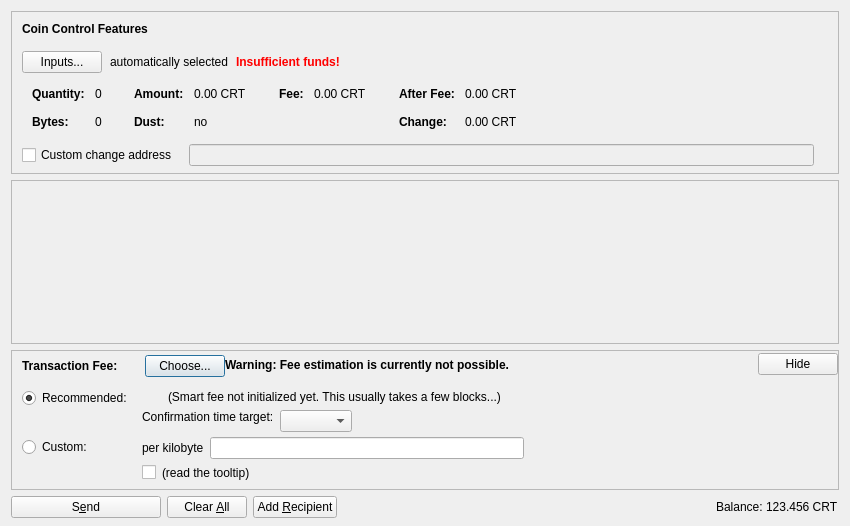
<?xml version="1.0" encoding="UTF-8"?>
<ui version="4.0">
 <class>SendCoinsDialog</class>
 <widget class="QDialog" name="SendCoinsDialog">
  <property name="geometry">
   <rect>
    <x>0</x>
    <y>0</y>
    <width>850</width>
    <height>526</height>
   </rect>
  </property>
  <property name="windowTitle">
   <string>Send Coins</string>
  </property>
  <layout class="QVBoxLayout" name="verticalLayout" stretch="0,1,0,0">
   <property name="bottomMargin">
    <number>8</number>
   </property>
   <item>
    <widget class="QFrame" name="frameCoinControl">
     <property name="sizePolicy">
      <sizepolicy hsizetype="Expanding" vsizetype="Expanding">
       <horstretch>0</horstretch>
       <verstretch>0</verstretch>
      </sizepolicy>
     </property>
     <property name="maximumSize">
      <size>
       <width>16777215</width>
       <height>16777215</height>
      </size>
     </property>
     <property name="frameShape">
      <enum>QFrame::StyledPanel</enum>
     </property>
     <property name="frameShadow">
      <enum>QFrame::Sunken</enum>
     </property>
     <layout class="QVBoxLayout" name="verticalLayoutCoinControl2">
      <property name="spacing">
       <number>0</number>
      </property>
      <property name="leftMargin">
       <number>0</number>
      </property>
      <property name="topMargin">
       <number>0</number>
      </property>
      <property name="rightMargin">
       <number>0</number>
      </property>
      <property name="bottomMargin">
       <number>6</number>
      </property>
      <item>
       <layout class="QVBoxLayout" name="verticalLayoutCoinControl" stretch="0,0,0,0,1">
        <property name="spacing">
         <number>0</number>
        </property>
        <property name="leftMargin">
         <number>10</number>
        </property>
        <property name="topMargin">
         <number>10</number>
        </property>
        <item>
         <layout class="QHBoxLayout" name="horizontalLayoutCoinControl1">
          <property name="bottomMargin">
           <number>15</number>
          </property>
          <item>
           <widget class="QLabel" name="labelCoinControlFeatures">
            <property name="sizePolicy">
             <sizepolicy hsizetype="Preferred" vsizetype="Maximum">
              <horstretch>0</horstretch>
              <verstretch>0</verstretch>
             </sizepolicy>
            </property>
            <property name="font">
             <font>
              <weight>75</weight>
              <bold>true</bold>
             </font>
            </property>
            <property name="styleSheet">
             <string notr="true">font-weight:bold;</string>
            </property>
            <property name="text">
             <string>Coin Control Features</string>
            </property>
           </widget>
          </item>
         </layout>
        </item>
        <item>
         <layout class="QHBoxLayout" name="horizontalLayoutCoinControl2" stretch="0,0,0,0">
          <property name="spacing">
           <number>8</number>
          </property>
          <property name="bottomMargin">
           <number>10</number>
          </property>
          <item>
           <widget class="QPushButton" name="pushButtonCoinControl">
            <property name="styleSheet">
             <string notr="true"/>
            </property>
            <property name="text">
             <string>Inputs...</string>
            </property>
            <property name="autoDefault">
             <bool>false</bool>
            </property>
           </widget>
          </item>
          <item>
           <widget class="QLabel" name="labelCoinControlAutomaticallySelected">
            <property name="text">
             <string>automatically selected</string>
            </property>
            <property name="margin">
             <number>5</number>
            </property>
           </widget>
          </item>
          <item>
           <widget class="QLabel" name="labelCoinControlInsuffFunds">
            <property name="font">
             <font>
              <weight>75</weight>
              <bold>true</bold>
             </font>
            </property>
            <property name="styleSheet">
             <string notr="true">color:red;font-weight:bold;</string>
            </property>
            <property name="text">
             <string>Insufficient funds!</string>
            </property>
            <property name="margin">
             <number>5</number>
            </property>
           </widget>
          </item>
          <item>
           <spacer name="horizontalSpacerCoinControl">
            <property name="orientation">
             <enum>Qt::Horizontal</enum>
            </property>
            <property name="sizeHint" stdset="0">
             <size>
              <width>40</width>
              <height>1</height>
             </size>
            </property>
           </spacer>
          </item>
         </layout>
        </item>
        <item>
         <widget class="QWidget" name="widgetCoinControl" native="true">
          <property name="sizePolicy">
           <sizepolicy hsizetype="Preferred" vsizetype="Preferred">
            <horstretch>0</horstretch>
            <verstretch>0</verstretch>
           </sizepolicy>
          </property>
          <property name="minimumSize">
           <size>
            <width>0</width>
            <height>0</height>
           </size>
          </property>
          <property name="styleSheet">
           <string notr="true"/>
          </property>
          <layout class="QHBoxLayout" name="horizontalLayoutCoinControl5">
           <property name="leftMargin">
            <number>0</number>
           </property>
           <property name="topMargin">
            <number>0</number>
           </property>
           <property name="rightMargin">
            <number>0</number>
           </property>
           <property name="bottomMargin">
            <number>0</number>
           </property>
           <item>
            <layout class="QHBoxLayout" name="horizontalLayoutCoinControl3" stretch="0,0,0,1">
             <property name="spacing">
              <number>20</number>
             </property>
             <property name="topMargin">
              <number>0</number>
             </property>
             <property name="bottomMargin">
              <number>10</number>
             </property>
             <item>
              <layout class="QFormLayout" name="formLayoutCoinControl1">
               <property name="horizontalSpacing">
                <number>10</number>
               </property>
               <property name="verticalSpacing">
                <number>14</number>
               </property>
               <property name="leftMargin">
                <number>10</number>
               </property>
               <property name="topMargin">
                <number>4</number>
               </property>
               <property name="rightMargin">
                <number>6</number>
               </property>
               <item row="0" column="0">
                <widget class="QLabel" name="labelCoinControlQuantityText">
                 <property name="font">
                  <font>
                   <weight>75</weight>
                   <bold>true</bold>
                  </font>
                 </property>
                 <property name="text">
                  <string>Quantity:</string>
                 </property>
                 <property name="margin">
                  <number>0</number>
                 </property>
                </widget>
               </item>
               <item row="0" column="1">
                <widget class="QLabel" name="labelCoinControlQuantity">
                 <property name="cursor">
                  <cursorShape>IBeamCursor</cursorShape>
                 </property>
                 <property name="contextMenuPolicy">
                  <enum>Qt::ActionsContextMenu</enum>
                 </property>
                 <property name="text">
                  <string notr="true">0</string>
                 </property>
                 <property name="margin">
                  <number>0</number>
                 </property>
                 <property name="textInteractionFlags">
                  <set>Qt::LinksAccessibleByMouse|Qt::TextSelectableByKeyboard|Qt::TextSelectableByMouse</set>
                 </property>
                </widget>
               </item>
               <item row="1" column="0">
                <widget class="QLabel" name="labelCoinControlBytesText">
                 <property name="font">
                  <font>
                   <weight>75</weight>
                   <bold>true</bold>
                  </font>
                 </property>
                 <property name="text">
                  <string>Bytes:</string>
                 </property>
                </widget>
               </item>
               <item row="1" column="1">
                <widget class="QLabel" name="labelCoinControlBytes">
                 <property name="cursor">
                  <cursorShape>IBeamCursor</cursorShape>
                 </property>
                 <property name="contextMenuPolicy">
                  <enum>Qt::ActionsContextMenu</enum>
                 </property>
                 <property name="text">
                  <string notr="true">0</string>
                 </property>
                 <property name="textInteractionFlags">
                  <set>Qt::LinksAccessibleByMouse|Qt::TextSelectableByKeyboard|Qt::TextSelectableByMouse</set>
                 </property>
                </widget>
               </item>
              </layout>
             </item>
             <item>
              <layout class="QFormLayout" name="formLayoutCoinControl2">
               <property name="horizontalSpacing">
                <number>10</number>
               </property>
               <property name="verticalSpacing">
                <number>14</number>
               </property>
               <property name="leftMargin">
                <number>6</number>
               </property>
               <property name="topMargin">
                <number>4</number>
               </property>
               <property name="rightMargin">
                <number>6</number>
               </property>
               <item row="0" column="0">
                <widget class="QLabel" name="labelCoinControlAmountText">
                 <property name="font">
                  <font>
                   <weight>75</weight>
                   <bold>true</bold>
                  </font>
                 </property>
                 <property name="text">
                  <string>Amount:</string>
                 </property>
                 <property name="margin">
                  <number>0</number>
                 </property>
                </widget>
               </item>
               <item row="0" column="1">
                <widget class="QLabel" name="labelCoinControlAmount">
                 <property name="cursor">
                  <cursorShape>IBeamCursor</cursorShape>
                 </property>
                 <property name="contextMenuPolicy">
                  <enum>Qt::ActionsContextMenu</enum>
                 </property>
                 <property name="text">
                  <string notr="true">0.00 CRT</string>
                 </property>
                 <property name="textInteractionFlags">
                  <set>Qt::LinksAccessibleByMouse|Qt::TextSelectableByKeyboard|Qt::TextSelectableByMouse</set>
                 </property>
                </widget>
               </item>
               <item row="1" column="0">
                <widget class="QLabel" name="labelCoinControlLowOutputText">
                 <property name="font">
                  <font>
                   <weight>75</weight>
                   <bold>true</bold>
                  </font>
                 </property>
                 <property name="text">
                  <string>Dust:</string>
                 </property>
                </widget>
               </item>
               <item row="1" column="1">
                <widget class="QLabel" name="labelCoinControlLowOutput">
                 <property name="cursor">
                  <cursorShape>IBeamCursor</cursorShape>
                 </property>
                 <property name="contextMenuPolicy">
                  <enum>Qt::ActionsContextMenu</enum>
                 </property>
                 <property name="text">
                  <string notr="true">no</string>
                 </property>
                 <property name="textInteractionFlags">
                  <set>Qt::LinksAccessibleByMouse|Qt::TextSelectableByKeyboard|Qt::TextSelectableByMouse</set>
                 </property>
                </widget>
               </item>
              </layout>
             </item>
             <item>
              <layout class="QFormLayout" name="formLayoutCoinControl3">
               <property name="horizontalSpacing">
                <number>10</number>
               </property>
               <property name="verticalSpacing">
                <number>14</number>
               </property>
               <property name="leftMargin">
                <number>6</number>
               </property>
               <property name="topMargin">
                <number>4</number>
               </property>
               <property name="rightMargin">
                <number>6</number>
               </property>
               <item row="0" column="0">
                <widget class="QLabel" name="labelCoinControlFeeText">
                 <property name="font">
                  <font>
                   <weight>75</weight>
                   <bold>true</bold>
                  </font>
                 </property>
                 <property name="text">
                  <string>Fee:</string>
                 </property>
                 <property name="margin">
                  <number>0</number>
                 </property>
                </widget>
               </item>
               <item row="0" column="1">
                <widget class="QLabel" name="labelCoinControlFee">
                 <property name="cursor">
                  <cursorShape>IBeamCursor</cursorShape>
                 </property>
                 <property name="contextMenuPolicy">
                  <enum>Qt::ActionsContextMenu</enum>
                 </property>
                 <property name="text">
                  <string notr="true">0.00 CRT</string>
                 </property>
                 <property name="textInteractionFlags">
                  <set>Qt::LinksAccessibleByMouse|Qt::TextSelectableByKeyboard|Qt::TextSelectableByMouse</set>
                 </property>
                </widget>
               </item>
              </layout>
             </item>
             <item>
              <layout class="QFormLayout" name="formLayoutCoinControl4">
               <property name="horizontalSpacing">
                <number>10</number>
               </property>
               <property name="verticalSpacing">
                <number>14</number>
               </property>
               <property name="leftMargin">
                <number>6</number>
               </property>
               <property name="topMargin">
                <number>4</number>
               </property>
               <property name="rightMargin">
                <number>6</number>
               </property>
               <item row="0" column="0">
                <widget class="QLabel" name="labelCoinControlAfterFeeText">
                 <property name="font">
                  <font>
                   <weight>75</weight>
                   <bold>true</bold>
                  </font>
                 </property>
                 <property name="text">
                  <string>After Fee:</string>
                 </property>
                 <property name="margin">
                  <number>0</number>
                 </property>
                </widget>
               </item>
               <item row="0" column="1">
                <widget class="QLabel" name="labelCoinControlAfterFee">
                 <property name="cursor">
                  <cursorShape>IBeamCursor</cursorShape>
                 </property>
                 <property name="contextMenuPolicy">
                  <enum>Qt::ActionsContextMenu</enum>
                 </property>
                 <property name="text">
                  <string notr="true">0.00 CRT</string>
                 </property>
                 <property name="textInteractionFlags">
                  <set>Qt::LinksAccessibleByMouse|Qt::TextSelectableByKeyboard|Qt::TextSelectableByMouse</set>
                 </property>
                </widget>
               </item>
               <item row="1" column="0">
                <widget class="QLabel" name="labelCoinControlChangeText">
                 <property name="font">
                  <font>
                   <weight>75</weight>
                   <bold>true</bold>
                  </font>
                 </property>
                 <property name="text">
                  <string>Change:</string>
                 </property>
                </widget>
               </item>
               <item row="1" column="1">
                <widget class="QLabel" name="labelCoinControlChange">
                 <property name="cursor">
                  <cursorShape>IBeamCursor</cursorShape>
                 </property>
                 <property name="contextMenuPolicy">
                  <enum>Qt::ActionsContextMenu</enum>
                 </property>
                 <property name="text">
                  <string notr="true">0.00 CRT</string>
                 </property>
                 <property name="textInteractionFlags">
                  <set>Qt::LinksAccessibleByMouse|Qt::TextSelectableByKeyboard|Qt::TextSelectableByMouse</set>
                 </property>
                </widget>
               </item>
              </layout>
             </item>
            </layout>
           </item>
          </layout>
         </widget>
        </item>
        <item>
         <layout class="QHBoxLayout" name="horizontalLayoutCoinControl4" stretch="0,0,0">
          <property name="spacing">
           <number>12</number>
          </property>
          <property name="sizeConstraint">
           <enum>QLayout::SetDefaultConstraint</enum>
          </property>
          <property name="topMargin">
           <number>5</number>
          </property>
          <property name="rightMargin">
           <number>5</number>
          </property>
          <item>
           <widget class="QCheckBox" name="checkBoxCoinControlChange">
            <property name="toolTip">
             <string>If this is activated, but the change address is empty or invalid, change will be sent to a newly generated address.</string>
            </property>
            <property name="text">
             <string>Custom change address</string>
            </property>
           </widget>
          </item>
          <item>
           <widget class="QValidatedLineEdit" name="lineEditCoinControlChange">
            <property name="enabled">
             <bool>false</bool>
            </property>
            <property name="sizePolicy">
             <sizepolicy hsizetype="Expanding" vsizetype="Fixed">
              <horstretch>0</horstretch>
              <verstretch>0</verstretch>
             </sizepolicy>
            </property>
           </widget>
          </item>
          <item>
           <widget class="QLabel" name="labelCoinControlChangeLabel">
            <property name="sizePolicy">
             <sizepolicy hsizetype="Preferred" vsizetype="Expanding">
              <horstretch>0</horstretch>
              <verstretch>0</verstretch>
             </sizepolicy>
            </property>
            <property name="minimumSize">
             <size>
              <width>0</width>
              <height>0</height>
             </size>
            </property>
            <property name="text">
             <string/>
            </property>
            <property name="margin">
             <number>3</number>
            </property>
           </widget>
          </item>
         </layout>
        </item>
        <item>
         <spacer name="verticalSpacerCoinControl">
          <property name="orientation">
           <enum>Qt::Vertical</enum>
          </property>
          <property name="sizeHint" stdset="0">
           <size>
            <width>800</width>
            <height>1</height>
           </size>
          </property>
         </spacer>
        </item>
       </layout>
      </item>
     </layout>
    </widget>
   </item>
   <item>
    <widget class="QScrollArea" name="scrollArea">
     <property name="widgetResizable">
      <bool>true</bool>
     </property>
     <widget class="QWidget" name="scrollAreaWidgetContents">
      <property name="geometry">
       <rect>
        <x>0</x>
        <y>0</y>
        <width>830</width>
        <height>104</height>
       </rect>
      </property>
      <layout class="QVBoxLayout" name="verticalLayout_2" stretch="0,1">
       <property name="leftMargin">
        <number>0</number>
       </property>
       <property name="topMargin">
        <number>0</number>
       </property>
       <property name="rightMargin">
        <number>0</number>
       </property>
       <property name="bottomMargin">
        <number>0</number>
       </property>
       <item>
        <layout class="QVBoxLayout" name="entries">
         <property name="spacing">
          <number>6</number>
         </property>
        </layout>
       </item>
       <item>
        <spacer name="verticalSpacer">
         <property name="orientation">
          <enum>Qt::Vertical</enum>
         </property>
         <property name="sizeHint" stdset="0">
          <size>
           <width>20</width>
           <height>40</height>
          </size>
         </property>
        </spacer>
       </item>
      </layout>
     </widget>
    </widget>
   </item>
   <item>
    <widget class="QFrame" name="frameFee">
     <property name="sizePolicy">
      <sizepolicy hsizetype="Expanding" vsizetype="Expanding">
       <horstretch>0</horstretch>
       <verstretch>0</verstretch>
      </sizepolicy>
     </property>
     <property name="maximumSize">
      <size>
       <width>16777215</width>
       <height>16777215</height>
      </size>
     </property>
     <property name="frameShape">
      <enum>QFrame::StyledPanel</enum>
     </property>
     <property name="frameShadow">
      <enum>QFrame::Sunken</enum>
     </property>
     <layout class="QVBoxLayout" name="verticalLayoutFee1">
      <property name="spacing">
       <number>0</number>
      </property>
      <property name="leftMargin">
       <number>0</number>
      </property>
      <property name="topMargin">
       <number>0</number>
      </property>
      <property name="rightMargin">
       <number>0</number>
      </property>
      <property name="bottomMargin">
       <number>0</number>
      </property>
      <item>
       <layout class="QVBoxLayout" name="verticalLayoutFee2" stretch="0,0,0">
        <property name="spacing">
         <number>0</number>
        </property>
        <property name="leftMargin">
         <number>10</number>
        </property>
        <property name="topMargin">
         <number>0</number>
        </property>
        <item>
         <layout class="QHBoxLayout" name="horizontalLayoutFee1">
          <property name="bottomMargin">
           <number>0</number>
          </property>
          <item>
           <layout class="QVBoxLayout" name="verticalLayoutFee7">
            <property name="spacing">
             <number>0</number>
            </property>
            <item>
             <spacer name="verticalSpacerSmartFee">
              <property name="orientation">
               <enum>Qt::Vertical</enum>
              </property>
              <property name="sizeType">
               <enum>QSizePolicy::Fixed</enum>
              </property>
              <property name="sizeHint" stdset="0">
               <size>
                <width>1</width>
                <height>4</height>
               </size>
              </property>
             </spacer>
            </item>
            <item>
             <layout class="QHBoxLayout" name="horizontalLayoutSmartFee">
              <property name="spacing">
               <number>10</number>
              </property>
              <item>
               <widget class="QLabel" name="labelFeeHeadline">
                <property name="sizePolicy">
                 <sizepolicy hsizetype="Preferred" vsizetype="Maximum">
                  <horstretch>0</horstretch>
                  <verstretch>0</verstretch>
                 </sizepolicy>
                </property>
                <property name="font">
                 <font>
                  <weight>75</weight>
                  <bold>true</bold>
                 </font>
                </property>
                <property name="styleSheet">
                 <string notr="true">font-weight:bold;</string>
                </property>
                <property name="text">
                 <string>Transaction Fee:</string>
                </property>
               </widget>
              </item>
              <item>
               <widget class="QLabel" name="labelFeeMinimized">
                <property name="text">
                 <string/>
                </property>
               </widget>
              </item>
              <item>
               <widget class="QPushButton" name="buttonChooseFee">
                <property name="text">
                 <string>Choose...</string>
                </property>
               </widget>
              </item>
             </layout>
            </item>
            <item>
             <spacer name="verticalSpacer_5">
              <property name="orientation">
               <enum>Qt::Vertical</enum>
              </property>
              <property name="sizeHint" stdset="0">
               <size>
                <width>1</width>
                <height>1</height>
               </size>
              </property>
             </spacer>
            </item>
           </layout>
          </item>
          <item>
           <widget class="QLabel" name="fallbackFeeWarningLabel">
            <property name="toolTip">
             <string>Using the fallbackfee can result in sending a transaction that will take several hours or days (or never) to confirm. Consider choosing your fee manually or wait until you have validated the complete chain.</string>
            </property>
            <property name="font">
            <font>
                <weight>75</weight>
                <bold>true</bold>
            </font>
            </property>
            <property name="text">
             <string>Warning: Fee estimation is currently not possible.</string>
            </property>
            <property name="wordWrap">
             <bool>false</bool>
            </property>
           </widget>
          </item>
          <item>
           <spacer name="horizontalSpacer_4">
            <property name="orientation">
             <enum>Qt::Horizontal</enum>
            </property>
            <property name="sizeType">
             <enum>QSizePolicy::MinimumExpanding</enum>
            </property>
            <property name="sizeHint" stdset="0">
             <size>
              <width>40</width>
              <height>20</height>
             </size>
            </property>
           </spacer>
          </item>
          <item>
           <widget class="QPushButton" name="buttonMinimizeFee">
            <property name="toolTip">
             <string>collapse fee-settings</string>
            </property>
            <property name="text">
             <string>Hide</string>
            </property>
           </widget>
          </item>
         </layout>
        </item>
        <item>
         <widget class="QFrame" name="frameFeeSelection">
          <layout class="QVBoxLayout" name="verticalLayoutFee12">
           <property name="spacing">
            <number>0</number>
           </property>
           <property name="leftMargin">
            <number>0</number>
           </property>
           <property name="topMargin">
            <number>0</number>
           </property>
           <property name="rightMargin">
            <number>0</number>
           </property>
           <property name="bottomMargin">
            <number>0</number>
           </property>
           <item>
            <layout class="QGridLayout" name="gridLayoutFee">
             <property name="topMargin">
              <number>10</number>
             </property>
             <property name="bottomMargin">
              <number>4</number>
             </property>
             <property name="horizontalSpacing">
              <number>10</number>
             </property>
             <property name="verticalSpacing">
              <number>4</number>
             </property>
             <item row="1" column="1">
              <layout class="QVBoxLayout" name="verticalLayoutFee8">
               <property name="spacing">
                <number>6</number>
               </property>
               <item>
                <layout class="QHBoxLayout" name="horizontalLayoutFee13">
                 <item>
                  <widget class="QLabel" name="labelCustomPerKilobyte">
                   <property name="toolTip">
                    <string>If the custom fee is set to 1000 satoshis and the transaction is only 250 bytes, then &quot;per kilobyte&quot; only pays 250 satoshis in fee, while &quot;total at least&quot; pays 1000 satoshis. For transactions bigger than a kilobyte both pay by kilobyte.</string>
                   </property>
                   <property name="text">
                    <string>per kilobyte</string>
                   </property>
                  </widget>
                 </item>
                 <item>
                  <widget class="BitcoinAmountField" name="customFee"/>
                 </item>
                 <item>
                  <spacer name="horizontalSpacer_6">
                   <property name="orientation">
                    <enum>Qt::Horizontal</enum>
                   </property>
                   <property name="sizeHint" stdset="0">
                    <size>
                     <width>1</width>
                     <height>1</height>
                    </size>
                   </property>
                  </spacer>
                 </item>
                </layout>
               </item>
               <item>
                <layout class="QHBoxLayout" name="horizontalLayoutFee8">
                 <item>
                  <widget class="QCheckBox" name="checkBoxMinimumFee">
                   <property name="toolTip">
                    <string>Paying only the minimum fee is just fine as long as there is less transaction volume than space in the blocks. But be aware that this can end up in a never confirming transaction once there is more demand for credit transactions than the network can process.</string>
                   </property>
                   <property name="text">
                    <string/>
                   </property>
                  </widget>
                 </item>
                 <item>
                  <widget class="QLabel" name="labelMinFeeWarning">
                   <property name="enabled">
                    <bool>true</bool>
                   </property>
                   <property name="toolTip">
                    <string>Paying only the minimum fee is just fine as long as there is less transaction volume than space in the blocks. But be aware that this can end up in a never confirming transaction once there is more demand for credit transactions than the network can process.</string>
                   </property>
                   <property name="text">
                    <string>(read the tooltip)</string>
                   </property>
                   <property name="margin">
                    <number>5</number>
                   </property>
                  </widget>
                 </item>
                 <item>
                  <spacer name="horizontalSpacer_2">
                   <property name="orientation">
                    <enum>Qt::Horizontal</enum>
                   </property>
                   <property name="sizeHint" stdset="0">
                    <size>
                     <width>1</width>
                     <height>1</height>
                    </size>
                   </property>
                  </spacer>
                 </item>
                </layout>
               </item>
              </layout>
             </item>
             <item row="0" column="0">
              <layout class="QVBoxLayout" name="verticalLayoutFee4" stretch="0,1">
               <item>
                <widget class="QRadioButton" name="radioSmartFee">
                 <property name="text">
                  <string>Recommended:</string>
                 </property>
                 <property name="checked">
                  <bool>true</bool>
                 </property>
                 <attribute name="buttonGroup">
                  <string notr="true">groupFee</string>
                 </attribute>
                </widget>
               </item>
               <item>
                <spacer name="verticalSpacer_2">
                 <property name="orientation">
                  <enum>Qt::Vertical</enum>
                 </property>
                 <property name="sizeHint" stdset="0">
                  <size>
                   <width>1</width>
                   <height>1</height>
                  </size>
                 </property>
                </spacer>
               </item>
              </layout>
             </item>
             <item row="1" column="0">
              <layout class="QVBoxLayout" name="verticalLayoutFee9" stretch="0,1">
               <item>
                <widget class="QRadioButton" name="radioCustomFee">
                 <property name="text">
                  <string>Custom:</string>
                 </property>
                 <attribute name="buttonGroup">
                  <string notr="true">groupFee</string>
                 </attribute>
                </widget>
               </item>
               <item>
                <spacer name="verticalSpacer_6">
                 <property name="orientation">
                  <enum>Qt::Vertical</enum>
                 </property>
                 <property name="sizeHint" stdset="0">
                  <size>
                   <width>1</width>
                   <height>1</height>
                  </size>
                 </property>
                </spacer>
               </item>
              </layout>
             </item>
             <item row="0" column="1">
              <layout class="QVBoxLayout" name="verticalLayoutFee3" stretch="0,0,1">
               <property name="spacing">
                <number>6</number>
               </property>
               <property name="topMargin">
                <number>2</number>
               </property>
               <item>
                <layout class="QHBoxLayout" name="horizontalLayoutFee12">
                 <item>
                  <widget class="QLabel" name="labelSmartFee">
                   <property name="text">
                    <string/>
                   </property>
                   <property name="margin">
                    <number>2</number>
                   </property>
                  </widget>
                 </item>
                 <item>
                  <widget class="QLabel" name="labelFeeEstimation">
                   <property name="text">
                    <string/>
                   </property>
                  </widget>
                 </item>
                 <item>
                  <widget class="QLabel" name="labelSmartFee2">
                   <property name="text">
                    <string>(Smart fee not initialized yet. This usually takes a few blocks...)</string>
                   </property>
                   <property name="margin">
                    <number>2</number>
                   </property>
                  </widget>
                 </item>
                 <item>
                  <spacer name="horizontalSpacer_5">
                   <property name="orientation">
                    <enum>Qt::Horizontal</enum>
                   </property>
                   <property name="sizeHint" stdset="0">
                    <size>
                     <width>1</width>
                     <height>1</height>
                    </size>
                   </property>
                  </spacer>
                 </item>
                </layout>
               </item>
               <item>
                <layout class="QHBoxLayout" name="horizontalLayoutFee9">
                 <item>
                  <layout class="QVBoxLayout" name="verticalLayoutFee6">
                   <item>
                    <widget class="QLabel" name="labelSmartFee3">
                     <property name="text">
                      <string>Confirmation time target:</string>
                     </property>
                     <property name="margin">
                      <number>2</number>
                     </property>
                    </widget>
                   </item>
                   <item>
                    <spacer name="verticalSpacer_3">
                     <property name="orientation">
                      <enum>Qt::Vertical</enum>
                     </property>
                     <property name="sizeHint" stdset="0">
                      <size>
                       <width>1</width>
                       <height>1</height>
                      </size>
                     </property>
                    </spacer>
                   </item>
                  </layout>
                 </item>
                 <item>
                  <layout class="QVBoxLayout" name="verticalLayoutFee5">
                   <property name="rightMargin">
                    <number>30</number>
                   </property>
                   <item>
                    <layout class="QHBoxLayout" name="horizontalLayoutConfTarget">
                     <property name="bottomMargin">
                      <number>0</number>
                     </property>
                     <item>
                      <widget class="QComboBox" name="confTargetSelector"/>
                     </item>
                     <item>
                      <spacer name="horizontalSpacerConfTarget">
                       <property name="orientation">
                        <enum>Qt::Horizontal</enum>
                       </property>
                       <property name="sizeHint" stdset="0">
                        <size>
                         <width>40</width>
                         <height>20</height>
                        </size>
                       </property>
                      </spacer>
                     </item>
                    </layout>
                   </item>
                  </layout>
                 </item>
                </layout>
               </item>
               <item>
                <spacer name="verticalSpacer_4">
                 <property name="orientation">
                  <enum>Qt::Vertical</enum>
                 </property>
                 <property name="sizeHint" stdset="0">
                  <size>
                   <width>1</width>
                   <height>1</height>
                  </size>
                 </property>
                </spacer>
               </item>
              </layout>
             </item>
            </layout>
           </item>
          </layout>
         </widget>
        </item>
        <item>
         <spacer name="verticalSpacerFee">
          <property name="orientation">
           <enum>Qt::Vertical</enum>
          </property>
          <property name="sizeHint" stdset="0">
           <size>
            <width>40</width>
            <height>5</height>
           </size>
          </property>
         </spacer>
        </item>
       </layout>
      </item>
     </layout>
    </widget>
   </item>
   <item>
    <layout class="QHBoxLayout" name="horizontalLayout">
     <item>
      <widget class="QPushButton" name="sendButton">
       <property name="minimumSize">
        <size>
         <width>150</width>
         <height>0</height>
        </size>
       </property>
       <property name="toolTip">
        <string>Confirm the send action</string>
       </property>
       <property name="text">
        <string>S&amp;end</string>
       </property>
       <property name="icon">
        <iconset resource="../bitcoin.qrc">
         <normaloff>:/icons/send</normaloff>:/icons/send</iconset>
       </property>
       <property name="autoDefault">
        <bool>false</bool>
       </property>
       <property name="default">
        <bool>false</bool>
       </property>
      </widget>
     </item>
     <item>
      <widget class="QPushButton" name="clearButton">
       <property name="sizePolicy">
        <sizepolicy hsizetype="Minimum" vsizetype="Fixed">
         <horstretch>0</horstretch>
         <verstretch>0</verstretch>
        </sizepolicy>
       </property>
       <property name="toolTip">
        <string>Clear all fields of the form.</string>
       </property>
       <property name="text">
        <string>Clear &amp;All</string>
       </property>
       <property name="icon">
        <iconset resource="../bitcoin.qrc">
         <normaloff>:/icons/remove</normaloff>:/icons/remove</iconset>
       </property>
       <property name="autoDefault">
        <bool>false</bool>
       </property>
      </widget>
     </item>
     <item>
      <widget class="QPushButton" name="addButton">
       <property name="toolTip">
        <string>Send to multiple recipients at once</string>
       </property>
       <property name="text">
        <string>Add &amp;Recipient</string>
       </property>
       <property name="icon">
        <iconset resource="../bitcoin.qrc">
         <normaloff>:/icons/add</normaloff>:/icons/add</iconset>
       </property>
       <property name="autoDefault">
        <bool>false</bool>
       </property>
      </widget>
     </item>
     <item>
      <spacer name="horizontalSpacer">
       <property name="orientation">
        <enum>Qt::Horizontal</enum>
       </property>
       <property name="sizeHint" stdset="0">
        <size>
         <width>40</width>
         <height>20</height>
        </size>
       </property>
      </spacer>
     </item>
     <item>
      <layout class="QHBoxLayout" name="horizontalLayout_2">
       <property name="spacing">
        <number>3</number>
       </property>
       <item>
        <widget class="QLabel" name="label">
         <property name="sizePolicy">
          <sizepolicy hsizetype="Preferred" vsizetype="Fixed">
           <horstretch>0</horstretch>
           <verstretch>0</verstretch>
          </sizepolicy>
         </property>
         <property name="text">
          <string>Balance:</string>
         </property>
        </widget>
       </item>
       <item>
        <widget class="QLabel" name="labelBalance">
         <property name="sizePolicy">
          <sizepolicy hsizetype="Preferred" vsizetype="Fixed">
           <horstretch>0</horstretch>
           <verstretch>0</verstretch>
          </sizepolicy>
         </property>
         <property name="cursor">
          <cursorShape>IBeamCursor</cursorShape>
         </property>
         <property name="text">
          <string notr="true">123.456 CRT</string>
         </property>
         <property name="textInteractionFlags">
          <set>Qt::LinksAccessibleByMouse|Qt::TextSelectableByKeyboard|Qt::TextSelectableByMouse</set>
         </property>
        </widget>
       </item>
      </layout>
     </item>
    </layout>
   </item>
  </layout>
 </widget>
 <customwidgets>
  <customwidget>
   <class>QValidatedLineEdit</class>
   <extends>QLineEdit</extends>
   <header>qt/qvalidatedlineedit.h</header>
  </customwidget>
  <customwidget>
   <class>BitcoinAmountField</class>
   <extends>QLineEdit</extends>
   <header>qt/bitcoinamountfield.h</header>
   <container>1</container>
  </customwidget>
 </customwidgets>
 <resources>
  <include location="../bitcoin.qrc"/>
 </resources>
 <connections/>
 <buttongroups>
  <buttongroup name="groupFee"/>
 </buttongroups>
</ui>
